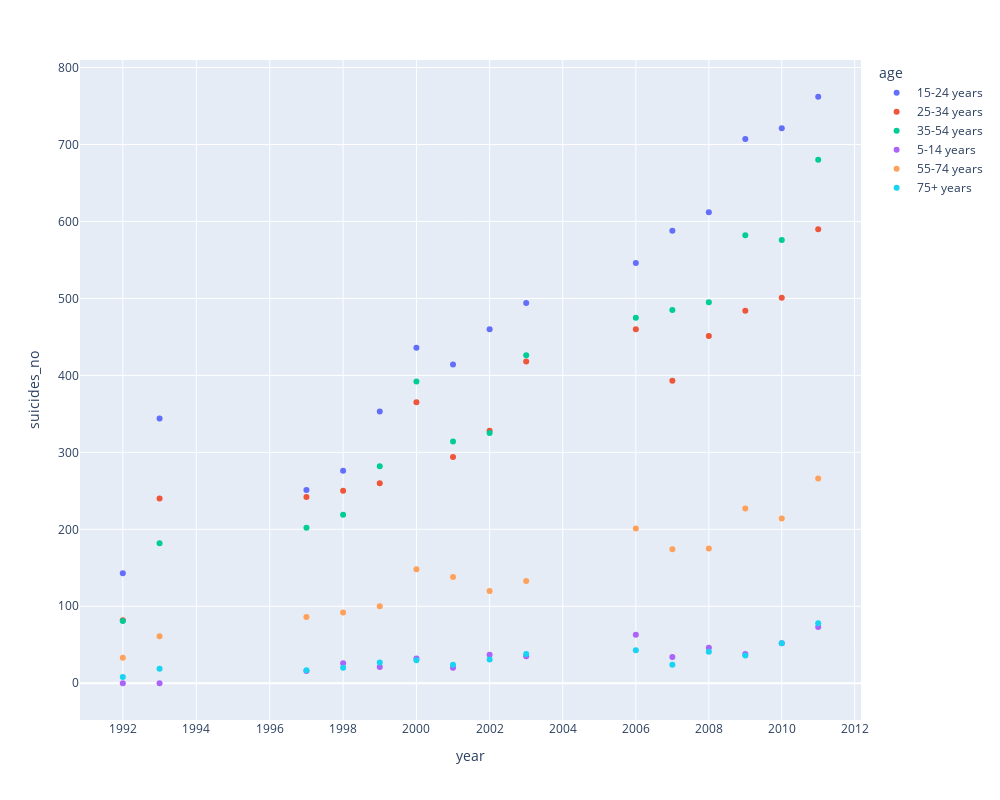

Notebook cell for this chart:
### Code cell
fig = px.scatter(agg_data, x="year", y="suicides_no", color="age",
                hover_name="age", log_x=True, size_max=60, width=1000, height=800)
fig.show()

### Figure 1 — Plotly figure (JSON) as saved in the notebook; plotly's stock layout.template omitted (floating-point values rounded to 4 significant figures)
{"data": [{"hovertemplate": "<b>%{hovertext}</b><br><br>age=15-24 years<br>year=%{x}<br>suicides_no=%{y}<extra></extra>", "hovertext": ["15-24 years", "15-24 years", "15-24 years", "15-24 years", "15-24 years", "15-24 years", "15-24 years", "15-24 years", "15-24 years", "15-24 years", "15-24 years", "15-24 years", "15-24 years", "15-24 years", "15-24 years"], "legendgroup": "15-24 years", "marker": {"color": "#636efa", "symbol": "circle"}, "mode": "markers", "name": "15-24 years", "showlegend": true, "type": "scatter", "x": [1992, 1993, 1997, 1998, 1999, 2000, 2001, 2002, 2003, 2006, 2007, 2008, 2009, 2010, 2011], "xaxis": "x", "y": [143, 344, 251, 276, 353, 436, 414, 460, 494, 546, 588, 612, 707, 721, 762], "yaxis": "y"}, {"hovertemplate": "<b>%{hovertext}</b><br><br>age=25-34 years<br>year=%{x}<br>suicides_no=%{y}<extra></extra>", "hovertext": ["25-34 years", "25-34 years", "25-34 years", "25-34 years", "25-34 years", "25-34 years", "25-34 years", "25-34 years", "25-34 years", "25-34 years", "25-34 years", "25-34 years", "25-34 years", "25-34 years", "25-34 years"], "legendgroup": "25-34 years", "marker": {"color": "#EF553B", "symbol": "circle"}, "mode": "markers", "name": "25-34 years", "showlegend": true, "type": "scatter", "x": [1992, 1993, 1997, 1998, 1999, 2000, 2001, 2002, 2003, 2006, 2007, 2008, 2009, 2010, 2011], "xaxis": "x", "y": [82, 240, 242, 250, 260, 365, 294, 328, 418, 460, 393, 451, 484, 501, 590], "yaxis": "y"}, {"hovertemplate": "<b>%{hovertext}</b><br><br>age=35-54 years<br>year=%{x}<br>suicides_no=%{y}<extra></extra>", "hovertext": ["35-54 years", "35-54 years", "35-54 years", "35-54 years", "35-54 years", "35-54 years", "35-54 years", "35-54 years", "35-54 years", "35-54 years", "35-54 years", "35-54 years", "35-54 years", "35-54 years", "35-54 years"], "legendgroup": "35-54 years", "marker": {"color": "#00cc96", "symbol": "circle"}, "mode": "markers", "name": "35-54 years", "showlegend": true, "type": "scatter", "x": [1992, 1993, 1997, 1998, 1999, 2000, 2001, 2002, 2003, 2006, 2007, 2008, 2009, 2010, 2011], "xaxis": "x", "y": [81, 182, 202, 219, 282, 392, 314, 325, 426, 475, 485, 495, 582, 576, 680], "yaxis": "y"}, {"hovertemplate": "<b>%{hovertext}</b><br><br>age=5-14 years<br>year=%{x}<br>suicides_no=%{y}<extra></extra>", "hovertext": ["5-14 years", "5-14 years", "5-14 years", "5-14 years", "5-14 years", "5-14 years", "5-14 years", "5-14 years", "5-14 years", "5-14 years", "5-14 years", "5-14 years", "5-14 years", "5-14 years", "5-14 years"], "legendgroup": "5-14 years", "marker": {"color": "#ab63fa", "symbol": "circle"}, "mode": "markers", "name": "5-14 years", "showlegend": true, "type": "scatter", "x": [1992, 1993, 1997, 1998, 1999, 2000, 2001, 2002, 2003, 2006, 2007, 2008, 2009, 2010, 2011], "xaxis": "x", "y": [0, 0, 16, 26, 21, 32, 20, 37, 35, 63, 34, 46, 38, 52, 73], "yaxis": "y"}, {"hovertemplate": "<b>%{hovertext}</b><br><br>age=55-74 years<br>year=%{x}<br>suicides_no=%{y}<extra></extra>", "hovertext": ["55-74 years", "55-74 years", "55-74 years", "55-74 years", "55-74 years", "55-74 years", "55-74 years", "55-74 years", "55-74 years", "55-74 years", "55-74 years", "55-74 years", "55-74 years", "55-74 years", "55-74 years"], "legendgroup": "55-74 years", "marker": {"color": "#FFA15A", "symbol": "circle"}, "mode": "markers", "name": "55-74 years", "showlegend": true, "type": "scatter", "x": [1992, 1993, 1997, 1998, 1999, 2000, 2001, 2002, 2003, 2006, 2007, 2008, 2009, 2010, 2011], "xaxis": "x", "y": [33, 61, 86, 92, 100, 148, 138, 120, 133, 201, 174, 175, 227, 214, 266], "yaxis": "y"}, {"hovertemplate": "<b>%{hovertext}</b><br><br>age=75+ years<br>year=%{x}<br>suicides_no=%{y}<extra></extra>", "hovertext": ["75+ years", "75+ years", "75+ years", "75+ years", "75+ years", "75+ years", "75+ years", "75+ years", "75+ years", "75+ years", "75+ years", "75+ years", "75+ years", "75+ years", "75+ years"], "legendgroup": "75+ years", "marker": {"color": "#19d3f3", "symbol": "circle"}, "mode": "markers", "name": "75+ years", "showlegend": true, "type": "scatter", "x": [1992, 1993, 1997, 1998, 1999, 2000, 2001, 2002, 2003, 2006, 2007, 2008, 2009, 2010, 2011], "xaxis": "x", "y": [8, 19, 17, 20, 27, 30, 24, 31, 38, 43, 24, 41, 36, 52, 78], "yaxis": "y"}], "layout": {"height": 800, "legend": {"title": {"text": "age"}, "tracegroupgap": 0}, "margin": {"t": 60}, "width": 1000, "xaxis": {"anchor": "y", "domain": [0, 1], "title": {"text": "year"}, "type": "log"}, "yaxis": {"anchor": "x", "domain": [0, 1], "title": {"text": "suicides_no"}}}}
